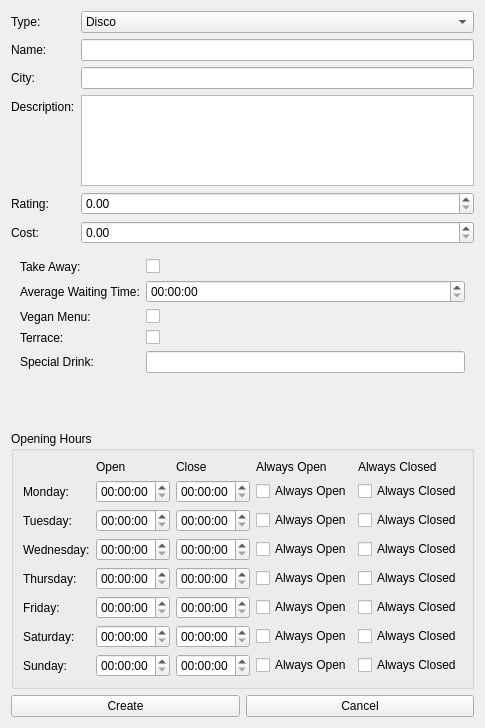
<?xml version="1.0" encoding="UTF-8"?>
<ui version="4.0">
 <class>CreatePlaceWidget</class>
 <widget class="QWidget" name="CreatePlaceWidget">
  <property name="geometry">
   <rect>
    <x>0</x>
    <y>0</y>
    <width>476</width>
    <height>728</height>
   </rect>
  </property>
  <property name="windowTitle">
   <string>Create New Place</string>
  </property>
  <layout class="QVBoxLayout" name="mainLayout">
   <item>
    <layout class="QFormLayout" name="formLayout">
     <item row="0" column="0">
      <widget class="QLabel" name="labelType">
       <property name="text">
        <string>Type:</string>
       </property>
      </widget>
     </item>
     <item row="0" column="1">
      <widget class="QComboBox" name="comboBoxType">
       <item>
        <property name="text">
         <string>Disco</string>
        </property>
       </item>
       <item>
        <property name="text">
         <string>PanoramicPoints</string>
        </property>
       </item>
       <item>
        <property name="text">
         <string>Cafe</string>
        </property>
       </item>
       <item>
        <property name="text">
         <string>Restaurant</string>
        </property>
       </item>
       <item>
        <property name="text">
         <string>Mall</string>
        </property>
       </item>
       <item>
        <property name="text">
         <string>LocalMarket</string>
        </property>
       </item>
       <item>
        <property name="text">
         <string>Museum</string>
        </property>
       </item>
       <item>
        <property name="text">
         <string>Monument</string>
        </property>
       </item>
      </widget>
     </item>
     <item row="1" column="0">
      <widget class="QLabel" name="labelName">
       <property name="text">
        <string>Name:</string>
       </property>
      </widget>
     </item>
     <item row="1" column="1">
      <widget class="QLineEdit" name="lineEditName"/>
     </item>
     <item row="2" column="0">
      <widget class="QLabel" name="labelCity">
       <property name="text">
        <string>City:</string>
       </property>
      </widget>
     </item>
     <item row="2" column="1">
      <widget class="QLineEdit" name="lineEditCity"/>
     </item>
     <item row="3" column="0">
      <widget class="QLabel" name="labelDescription">
       <property name="text">
        <string>Description:</string>
       </property>
      </widget>
     </item>
     <item row="3" column="1">
      <widget class="QTextEdit" name="textEditDescription"/>
     </item>
     <item row="4" column="0">
      <widget class="QLabel" name="labelRating">
       <property name="text">
        <string>Rating:</string>
       </property>
      </widget>
     </item>
     <item row="4" column="1">
      <widget class="QDoubleSpinBox" name="spinBoxRating">
       <property name="maximum">
        <double>5.000000000000000</double>
       </property>
       <property name="singleStep">
        <double>0.100000000000000</double>
       </property>
      </widget>
     </item>
     <item row="5" column="0">
      <widget class="QLabel" name="labelCost">
       <property name="text">
        <string>Cost:</string>
       </property>
      </widget>
     </item>
     <item row="5" column="1">
      <widget class="QDoubleSpinBox" name="spinBoxCost">
       <property name="maximum">
        <double>1000.000000000000000</double>
       </property>
       <property name="singleStep">
        <double>1.000000000000000</double>
       </property>
      </widget>
     </item>
    </layout>
   </item>
   <item>
    <widget class="QStackedWidget" name="stackedWidgetDetails">
     <property name="currentIndex">
      <number>2</number>
     </property>
     <widget class="QWidget" name="pageDisco">
      <layout class="QFormLayout">
       <item row="3" column="0">
        <widget class="QLabel" name="labelMG">
         <property name="text">
          <string>Music Genre:</string>
         </property>
        </widget>
       </item>
       <item row="3" column="1">
        <widget class="QLineEdit" name="lineEditMusicGenre"/>
       </item>
       <item row="4" column="0">
        <widget class="QLabel" name="labelPrive">
         <property name="text">
          <string>Prive:</string>
         </property>
        </widget>
       </item>
       <item row="4" column="1">
        <widget class="QCheckBox" name="checkBoxPrive"/>
       </item>
       <item row="5" column="0">
        <widget class="QLabel" name="labelDC">
         <property name="text">
          <string>Dress Code:</string>
         </property>
        </widget>
       </item>
       <item row="5" column="1">
        <widget class="QLineEdit" name="lineEditDressCode"/>
       </item>
       <item row="0" column="0">
        <widget class="QLabel" name="averageStayLabel">
         <property name="text">
          <string>Average Stay:</string>
         </property>
        </widget>
       </item>
       <item row="0" column="1">
        <widget class="QTimeEdit" name="averageStayTimeEdit"/>
       </item>
       <item row="1" column="0">
        <widget class="QLabel" name="minimumAgeLabel">
         <property name="text">
          <string>Minimum Age:</string>
         </property>
        </widget>
       </item>
       <item row="1" column="1">
        <widget class="QSpinBox" name="minimumAgeSpinBox"/>
       </item>
       <item row="2" column="0">
        <widget class="QLabel" name="restrictedEntryLabel">
         <property name="text">
          <string>Restricted Entry:</string>
         </property>
        </widget>
       </item>
       <item row="2" column="1">
        <widget class="QLineEdit" name="restrictedEntryLineEdit"/>
       </item>
      </layout>
     </widget>
     <widget class="QWidget" name="pagePanoramicPoints">
      <layout class="QFormLayout">
       <item row="3" column="0">
        <widget class="QLabel" name="labelAltitude">
         <property name="text">
          <string>Altitude:</string>
         </property>
        </widget>
       </item>
       <item row="3" column="1">
        <widget class="QDoubleSpinBox" name="spinBoxAltitude"/>
       </item>
       <item row="4" column="0">
        <widget class="QLabel" name="labelBinoculars">
         <property name="text">
          <string>Binoculars:</string>
         </property>
        </widget>
       </item>
       <item row="4" column="1">
        <widget class="QCheckBox" name="checkBoxBinoculars"/>
       </item>
       <item row="5" column="0">
        <widget class="QLabel" name="labelNightLighting">
         <property name="text">
          <string>Night Lighting:</string>
         </property>
        </widget>
       </item>
       <item row="5" column="1">
        <widget class="QCheckBox" name="checkBoxNightLighting"/>
       </item>
       <item row="0" column="0">
        <widget class="QLabel" name="averageStayLabel_2">
         <property name="text">
          <string>Average Stay</string>
         </property>
        </widget>
       </item>
       <item row="0" column="1">
        <widget class="QTimeEdit" name="averageStayTimeEdit_2"/>
       </item>
       <item row="1" column="0">
        <widget class="QLabel" name="minimumAgeLabel_2">
         <property name="text">
          <string>Minimum Age:</string>
         </property>
        </widget>
       </item>
       <item row="1" column="1">
        <widget class="QSpinBox" name="minimumAgeSpinBox_2"/>
       </item>
       <item row="2" column="0">
        <widget class="QLabel" name="restrictedEntryLabel_2">
         <property name="text">
          <string>Restricted Entry:</string>
         </property>
        </widget>
       </item>
       <item row="2" column="1">
        <widget class="QLineEdit" name="restrictedEntryLineEdit_2"/>
       </item>
      </layout>
     </widget>
     <widget class="QWidget" name="pageCafe">
      <layout class="QFormLayout">
       <item row="3" column="0">
        <widget class="QLabel" name="labelTerrace">
         <property name="text">
          <string>Terrace:</string>
         </property>
        </widget>
       </item>
       <item row="3" column="1">
        <widget class="QCheckBox" name="checkBoxTerrace"/>
       </item>
       <item row="4" column="0">
        <widget class="QLabel" name="labelSpecial">
         <property name="text">
          <string>Special Drink:</string>
         </property>
        </widget>
       </item>
       <item row="4" column="1">
        <widget class="QLineEdit" name="lineEditSpecialDrink"/>
       </item>
       <item row="0" column="0">
        <widget class="QLabel" name="takeAwayLabel_2">
         <property name="text">
          <string>Take Away:</string>
         </property>
        </widget>
       </item>
       <item row="0" column="1">
        <widget class="QCheckBox" name="takeAwayCheckBox_2"/>
       </item>
       <item row="1" column="0">
        <widget class="QLabel" name="averageWaitingTimeLabel_2">
         <property name="text">
          <string>Average Waiting Time:</string>
         </property>
        </widget>
       </item>
       <item row="1" column="1">
        <widget class="QTimeEdit" name="averageWaitingTimeTimeEdit_2"/>
       </item>
       <item row="2" column="0">
        <widget class="QLabel" name="veganMenuLabel_2">
         <property name="text">
          <string>Vegan Menu:</string>
         </property>
        </widget>
       </item>
       <item row="2" column="1">
        <widget class="QCheckBox" name="veganMenuCheckBox_2"/>
       </item>
      </layout>
     </widget>
     <widget class="QWidget" name="pageRestaurant">
      <layout class="QFormLayout">
       <item row="0" column="0">
        <widget class="QLabel" name="takeAwayLabel">
         <property name="text">
          <string>Take Away:</string>
         </property>
        </widget>
       </item>
       <item row="0" column="1">
        <widget class="QCheckBox" name="takeAwayCheckBox"/>
       </item>
       <item row="2" column="0">
        <widget class="QLabel" name="veganMenuLabel">
         <property name="text">
          <string>Vegan Menu:</string>
         </property>
        </widget>
       </item>
       <item row="2" column="1">
        <widget class="QCheckBox" name="veganMenuCheckBox"/>
       </item>
       <item row="3" column="0">
        <widget class="QLabel" name="labelCuisineType">
         <property name="text">
          <string>Cuisine Type:</string>
         </property>
        </widget>
       </item>
       <item row="3" column="1">
        <widget class="QLineEdit" name="lineEditCuisine"/>
       </item>
       <item row="4" column="0">
        <widget class="QLabel" name="labelReservation">
         <property name="text">
          <string>Reservation:</string>
         </property>
        </widget>
       </item>
       <item row="4" column="1">
        <widget class="QCheckBox" name="checkBoxReservation"/>
       </item>
       <item row="5" column="0">
        <widget class="QLabel" name="labelSD_2">
         <property name="text">
          <string>Special Dish:</string>
         </property>
        </widget>
       </item>
       <item row="5" column="1">
        <widget class="QLineEdit" name="lineEditSpecialDish"/>
       </item>
       <item row="1" column="0">
        <widget class="QLabel" name="averageWaitingTimeLabel">
         <property name="text">
          <string>Average Waiting Time:</string>
         </property>
        </widget>
       </item>
       <item row="1" column="1">
        <widget class="QTimeEdit" name="averageWaitingTimeTimeEdit"/>
       </item>
      </layout>
     </widget>
     <widget class="QWidget" name="pageMall">
      <layout class="QFormLayout">
       <item row="3" column="0">
        <widget class="QLabel" name="labelShops">
         <property name="text">
          <string>Shops:</string>
         </property>
        </widget>
       </item>
       <item row="3" column="1">
        <widget class="QSpinBox" name="spinBoxShopCount"/>
       </item>
       <item row="4" column="0">
        <widget class="QLabel" name="labelCinema">
         <property name="text">
          <string>Cinema:</string>
         </property>
        </widget>
       </item>
       <item row="4" column="1">
        <widget class="QCheckBox" name="checkBoxCinema"/>
       </item>
       <item row="5" column="0">
        <widget class="QLabel" name="labelFP">
         <property name="text">
          <string>Free Parking:</string>
         </property>
        </widget>
       </item>
       <item row="5" column="1">
        <widget class="QCheckBox" name="checkBoxParking"/>
       </item>
       <item row="0" column="0">
        <widget class="QLabel" name="outdoorLabel_2">
         <property name="text">
          <string>Outdoor:</string>
         </property>
        </widget>
       </item>
       <item row="0" column="1">
        <widget class="QCheckBox" name="outdoorCheckBox_2"/>
       </item>
       <item row="1" column="0">
        <widget class="QLabel" name="foodAreaLabel_2">
         <property name="text">
          <string>Food Area:</string>
         </property>
        </widget>
       </item>
       <item row="1" column="1">
        <widget class="QCheckBox" name="foodAreaCheckBox_2"/>
       </item>
       <item row="2" column="0">
        <widget class="QLabel" name="standNumberLabel_2">
         <property name="text">
          <string>Stand Number:</string>
         </property>
        </widget>
       </item>
       <item row="2" column="1">
        <widget class="QSpinBox" name="standNumberSpinBox_2"/>
       </item>
      </layout>
     </widget>
     <widget class="QWidget" name="pageLocalMarket">
      <layout class="QFormLayout">
       <item row="3" column="0">
        <widget class="QLabel" name="labelArtisans">
         <property name="text">
          <string>Artisans:</string>
         </property>
        </widget>
       </item>
       <item row="3" column="1">
        <widget class="QCheckBox" name="checkBoxArtisans"/>
       </item>
       <item row="4" column="0">
        <widget class="QLabel" name="labelSeasonal">
         <property name="text">
          <string>Seasonal:</string>
         </property>
        </widget>
       </item>
       <item row="4" column="1">
        <widget class="QCheckBox" name="checkBoxSeasonal"/>
       </item>
       <item row="5" column="0">
        <widget class="QLabel" name="labelPeriod">
         <property name="text">
          <string>Period:</string>
         </property>
        </widget>
       </item>
       <item row="5" column="1">
        <widget class="QLineEdit" name="lineEditPeriod"/>
       </item>
       <item row="0" column="0">
        <widget class="QLabel" name="outdoorLabel">
         <property name="text">
          <string>Outdoor:</string>
         </property>
        </widget>
       </item>
       <item row="0" column="1">
        <widget class="QCheckBox" name="outdoorCheckBox"/>
       </item>
       <item row="1" column="0">
        <widget class="QLabel" name="foodAreaLabel">
         <property name="text">
          <string>Food Area:</string>
         </property>
        </widget>
       </item>
       <item row="1" column="1">
        <widget class="QCheckBox" name="foodAreaCheckBox"/>
       </item>
       <item row="2" column="0">
        <widget class="QLabel" name="standNumberLabel">
         <property name="text">
          <string>Stand Number:</string>
         </property>
        </widget>
       </item>
       <item row="2" column="1">
        <widget class="QSpinBox" name="standNumberSpinBox"/>
       </item>
      </layout>
     </widget>
     <widget class="QWidget" name="pageMuseum">
      <layout class="QFormLayout">
       <item row="0" column="0">
        <widget class="QLabel" name="labelSD">
         <property name="text">
          <string>Student Discount:</string>
         </property>
        </widget>
       </item>
       <item row="0" column="1">
        <widget class="QDoubleSpinBox" name="spinBoxStudentDiscount"/>
       </item>
       <item row="1" column="0">
        <widget class="QLabel" name="labelGT">
         <property name="text">
          <string>Guided Tour:</string>
         </property>
        </widget>
       </item>
       <item row="1" column="1">
        <widget class="QCheckBox" name="checkBoxGuided"/>
       </item>
       <item row="2" column="0">
        <widget class="QLabel" name="labelCF">
         <property name="text">
          <string>Cultural Focus:</string>
         </property>
        </widget>
       </item>
       <item row="2" column="1">
        <widget class="QLineEdit" name="lineEditCulturalFocus"/>
       </item>
       <item row="3" column="0">
        <widget class="QLabel" name="labelAD">
         <property name="text">
          <string>Audio Guide:</string>
         </property>
        </widget>
       </item>
       <item row="3" column="1">
        <widget class="QCheckBox" name="checkBoxAudioGuide"/>
       </item>
      </layout>
     </widget>
     <widget class="QWidget" name="pageMonument">
      <layout class="QFormLayout">
       <item row="3" column="0">
        <widget class="QLabel" name="labelUnesco">
         <property name="text">
          <string>UNESCO:</string>
         </property>
        </widget>
       </item>
       <item row="3" column="1">
        <widget class="QCheckBox" name="checkBoxUnesco"/>
       </item>
       <item row="4" column="0">
        <widget class="QLabel" name="labelCS">
         <property name="text">
          <string>Conservation Status:</string>
         </property>
        </widget>
       </item>
       <item row="4" column="1">
        <widget class="QLineEdit" name="lineEditConservation"/>
       </item>
       <item row="5" column="0">
        <widget class="QLabel" name="labelOTP">
         <property name="text">
          <string>Open to Public:</string>
         </property>
        </widget>
       </item>
       <item row="5" column="1">
        <widget class="QCheckBox" name="checkBoxOpenToPublic"/>
       </item>
       <item row="0" column="0">
        <widget class="QLabel" name="studentDiscountLabel">
         <property name="text">
          <string>Student Discount:</string>
         </property>
        </widget>
       </item>
       <item row="0" column="1">
        <widget class="QDoubleSpinBox" name="spinBoxStudentDiscount_2"/>
       </item>
       <item row="1" column="0">
        <widget class="QLabel" name="guidedTourLabel">
         <property name="text">
          <string>Guided Tour:</string>
         </property>
        </widget>
       </item>
       <item row="1" column="1">
        <widget class="QCheckBox" name="checkBoxGuided_2"/>
       </item>
       <item row="2" column="0">
        <widget class="QLabel" name="culturalFocusLabel">
         <property name="text">
          <string>Cultural Focus:</string>
         </property>
        </widget>
       </item>
       <item row="2" column="1">
        <widget class="QLineEdit" name="lineEditCulturalFocus_2"/>
       </item>
      </layout>
     </widget>
    </widget>
   </item>
   <item>
    <widget class="QGroupBox" name="groupBoxHours">
     <property name="title">
      <string>Opening Hours</string>
     </property>
     <layout class="QGridLayout" name="gridLayoutHours">
      <item row="0" column="1">
       <widget class="QLabel" name="labelHeaderOpen">
        <property name="text">
         <string>Open</string>
        </property>
       </widget>
      </item>
      <item row="0" column="2">
       <widget class="QLabel" name="labelHeaderClose">
        <property name="text">
         <string>Close</string>
        </property>
       </widget>
      </item>
      <item row="0" column="3">
       <widget class="QLabel" name="labelHeaderAlwaysOpen">
        <property name="text">
         <string>Always Open</string>
        </property>
       </widget>
      </item>
      <item row="0" column="4">
       <widget class="QLabel" name="labelHeaderAlwaysClosed">
        <property name="text">
         <string>Always Closed</string>
        </property>
       </widget>
      </item>
      <item row="1" column="0">
       <widget class="QLabel" name="labelMonday">
        <property name="text">
         <string>Monday:</string>
        </property>
       </widget>
      </item>
      <item row="1" column="1">
       <widget class="QTimeEdit" name="timeEditMondayOpen">
        <property name="readOnly">
         <bool>false</bool>
        </property>
       </widget>
      </item>
      <item row="1" column="2">
       <widget class="QTimeEdit" name="timeEditMondayClose"/>
      </item>
      <item row="1" column="3">
       <widget class="QCheckBox" name="checkBoxMondayAlwaysOpen">
        <property name="text">
         <string>Always Open</string>
        </property>
       </widget>
      </item>
      <item row="1" column="4">
       <widget class="QCheckBox" name="checkBoxMondayAlwaysClosed">
        <property name="text">
         <string>Always Closed</string>
        </property>
       </widget>
      </item>
      <item row="2" column="0">
       <widget class="QLabel" name="labelTuesday">
        <property name="text">
         <string>Tuesday:</string>
        </property>
       </widget>
      </item>
      <item row="2" column="1">
       <widget class="QTimeEdit" name="timeEditTuesdayOpen"/>
      </item>
      <item row="2" column="2">
       <widget class="QTimeEdit" name="timeEditTuesdayClose"/>
      </item>
      <item row="2" column="3">
       <widget class="QCheckBox" name="checkBoxTuesdayAlwaysOpen">
        <property name="text">
         <string>Always Open</string>
        </property>
       </widget>
      </item>
      <item row="2" column="4">
       <widget class="QCheckBox" name="checkBoxTuesdayAlwaysClosed">
        <property name="text">
         <string>Always Closed</string>
        </property>
       </widget>
      </item>
      <item row="3" column="0">
       <widget class="QLabel" name="labelWednesday">
        <property name="text">
         <string>Wednesday:</string>
        </property>
       </widget>
      </item>
      <item row="3" column="1">
       <widget class="QTimeEdit" name="timeEditWednesdayOpen"/>
      </item>
      <item row="3" column="2">
       <widget class="QTimeEdit" name="timeEditWednesdayClose"/>
      </item>
      <item row="3" column="3">
       <widget class="QCheckBox" name="checkBoxWednesdayAlwaysOpen">
        <property name="text">
         <string>Always Open</string>
        </property>
       </widget>
      </item>
      <item row="3" column="4">
       <widget class="QCheckBox" name="checkBoxWednesdayAlwaysClosed">
        <property name="text">
         <string>Always Closed</string>
        </property>
       </widget>
      </item>
      <item row="4" column="0">
       <widget class="QLabel" name="labelThursday">
        <property name="text">
         <string>Thursday:</string>
        </property>
       </widget>
      </item>
      <item row="4" column="1">
       <widget class="QTimeEdit" name="timeEditThursdayOpen"/>
      </item>
      <item row="4" column="2">
       <widget class="QTimeEdit" name="timeEditThursdayClose"/>
      </item>
      <item row="4" column="3">
       <widget class="QCheckBox" name="checkBoxThursdayAlwaysOpen">
        <property name="text">
         <string>Always Open</string>
        </property>
       </widget>
      </item>
      <item row="4" column="4">
       <widget class="QCheckBox" name="checkBoxThursdayAlwaysClosed">
        <property name="text">
         <string>Always Closed</string>
        </property>
       </widget>
      </item>
      <item row="5" column="0">
       <widget class="QLabel" name="labelFriday">
        <property name="text">
         <string>Friday:</string>
        </property>
       </widget>
      </item>
      <item row="5" column="1">
       <widget class="QTimeEdit" name="timeEditFridayOpen"/>
      </item>
      <item row="5" column="2">
       <widget class="QTimeEdit" name="timeEditFridayClose"/>
      </item>
      <item row="5" column="3">
       <widget class="QCheckBox" name="checkBoxFridayAlwaysOpen">
        <property name="text">
         <string>Always Open</string>
        </property>
       </widget>
      </item>
      <item row="5" column="4">
       <widget class="QCheckBox" name="checkBoxFridayAlwaysClosed">
        <property name="text">
         <string>Always Closed</string>
        </property>
       </widget>
      </item>
      <item row="6" column="0">
       <widget class="QLabel" name="labelSaturday">
        <property name="text">
         <string>Saturday:</string>
        </property>
       </widget>
      </item>
      <item row="6" column="1">
       <widget class="QTimeEdit" name="timeEditSaturdayOpen"/>
      </item>
      <item row="6" column="2">
       <widget class="QTimeEdit" name="timeEditSaturdayClose"/>
      </item>
      <item row="6" column="3">
       <widget class="QCheckBox" name="checkBoxSaturdayAlwaysOpen">
        <property name="text">
         <string>Always Open</string>
        </property>
       </widget>
      </item>
      <item row="6" column="4">
       <widget class="QCheckBox" name="checkBoxSaturdayAlwaysClosed">
        <property name="text">
         <string>Always Closed</string>
        </property>
       </widget>
      </item>
      <item row="7" column="0">
       <widget class="QLabel" name="labelSunday">
        <property name="text">
         <string>Sunday:</string>
        </property>
       </widget>
      </item>
      <item row="7" column="1">
       <widget class="QTimeEdit" name="timeEditSundayOpen"/>
      </item>
      <item row="7" column="2">
       <widget class="QTimeEdit" name="timeEditSundayClose"/>
      </item>
      <item row="7" column="3">
       <widget class="QCheckBox" name="checkBoxSundayAlwaysOpen">
        <property name="text">
         <string>Always Open</string>
        </property>
       </widget>
      </item>
      <item row="7" column="4">
       <widget class="QCheckBox" name="checkBoxSundayAlwaysClosed">
        <property name="text">
         <string>Always Closed</string>
        </property>
       </widget>
      </item>
     </layout>
    </widget>
   </item>
   <item>
    <layout class="QHBoxLayout">
     <item>
      <widget class="QPushButton" name="pushButtonCreate">
       <property name="text">
        <string>Create</string>
       </property>
      </widget>
     </item>
     <item>
      <widget class="QPushButton" name="pushButtonCancel">
       <property name="text">
        <string>Cancel</string>
       </property>
      </widget>
     </item>
    </layout>
   </item>
  </layout>
 </widget>
 <resources/>
 <connections/>
</ui>
